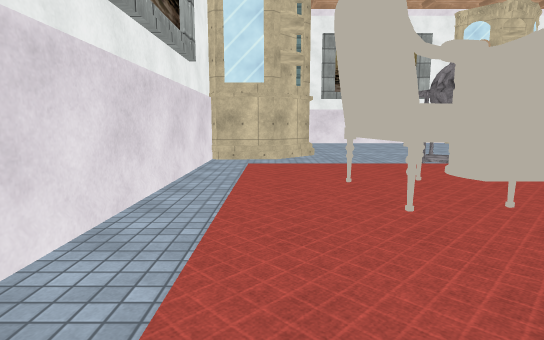
view 1 (above)

22 first-person views from a walk through a 3-D level made in the Unity game engine. The camera is 1.4 m above the floor, tilts 8° down and sees 80° across. The floor is counted in squares, 1 m on a side. Each view is taken from the middle of a square. On the plan, view 1 faces up. The plan holds only what a view shows up to about 15 squares ahead; the rest is blank. The place goes on beyond the plan. Door leaves are left out, so doorways stand open. Some surface patterns are stand-ins.

view 2
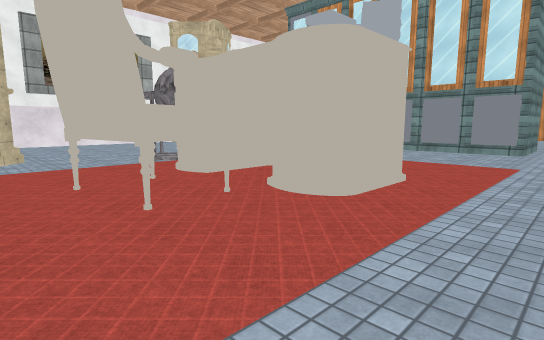

view 3
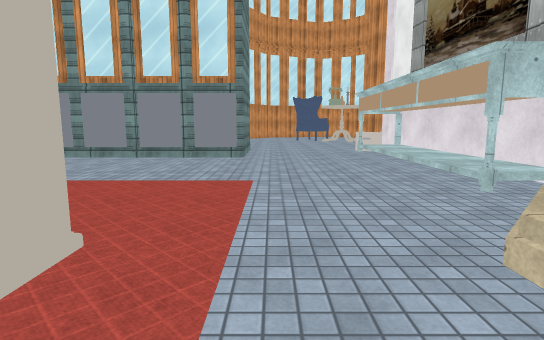

view 4
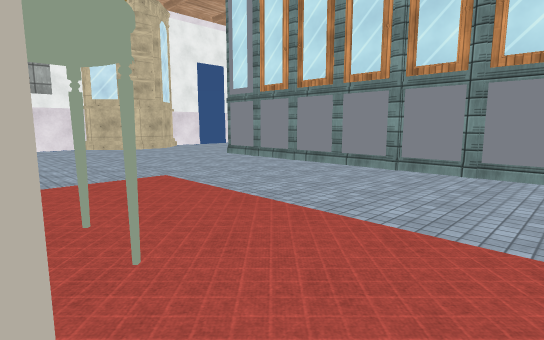

view 5
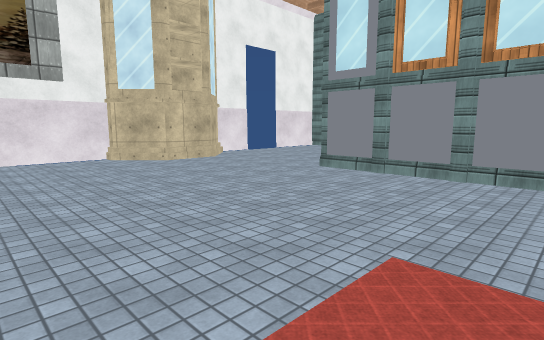

view 6
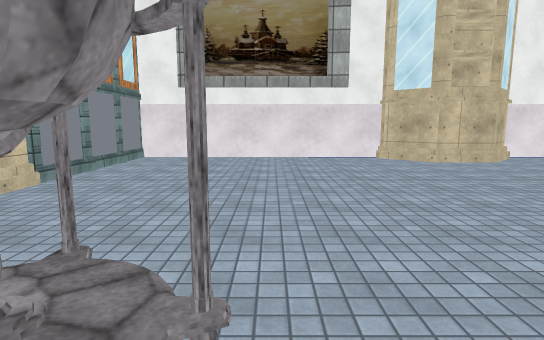

view 7
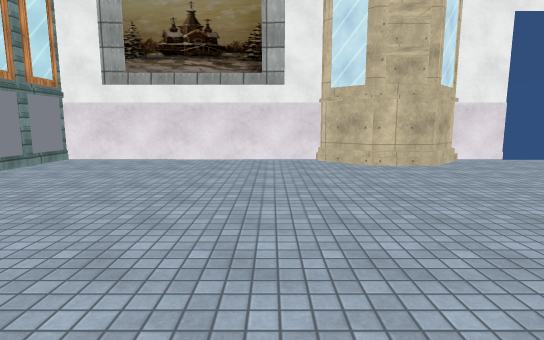

view 8
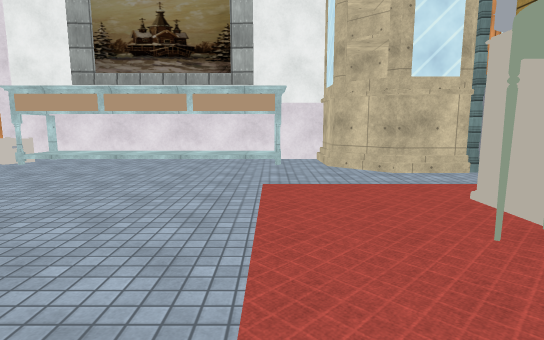

view 9
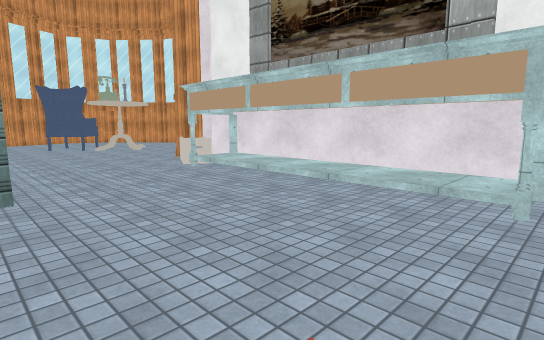

view 10
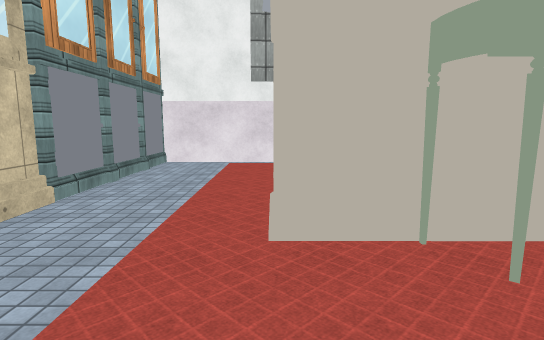

view 11
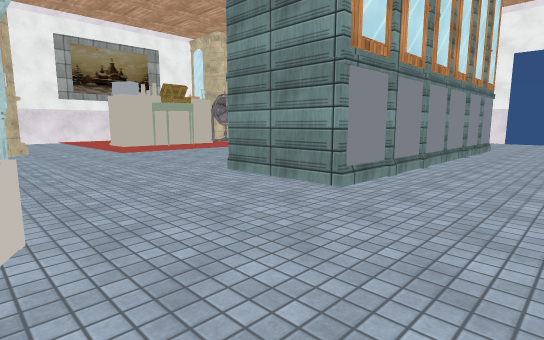

view 12
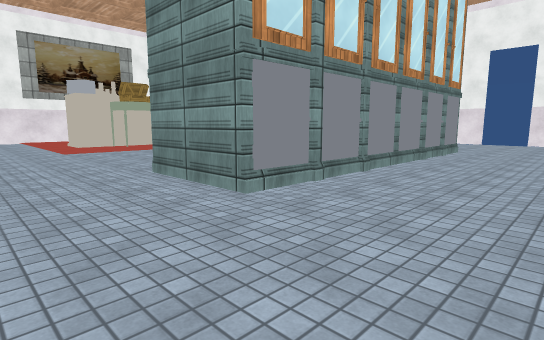

view 13
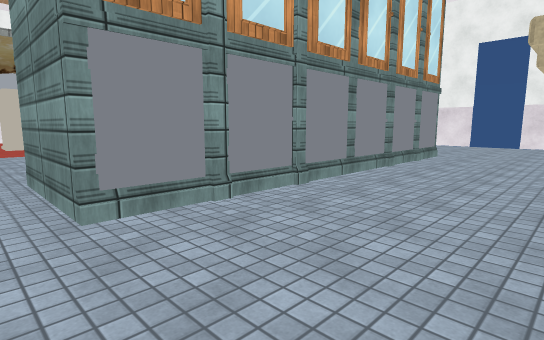

view 14
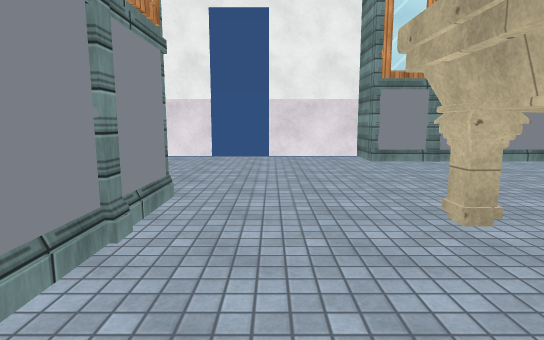

view 15
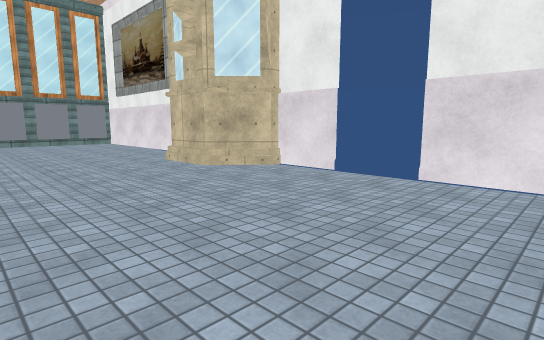

view 16
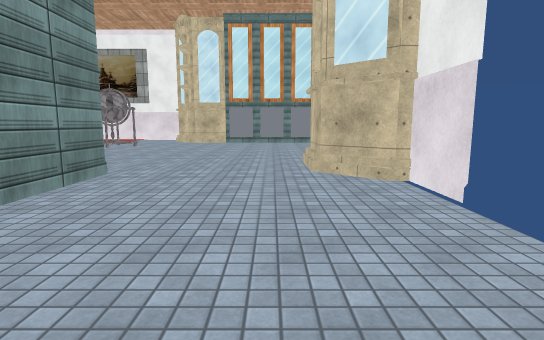

view 17
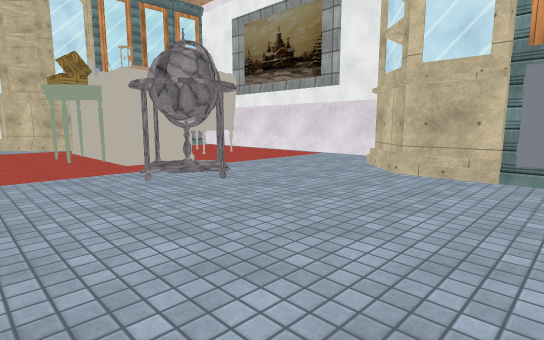

view 18
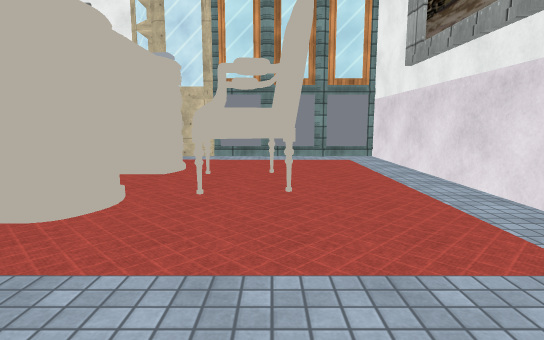

view 19
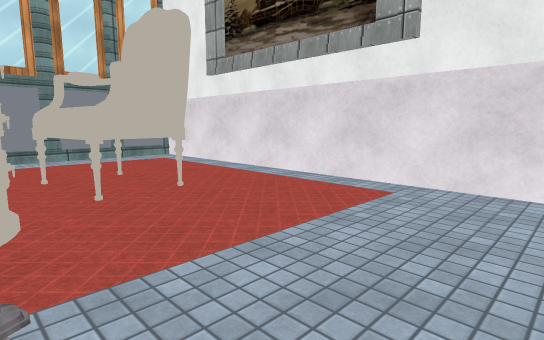

view 20
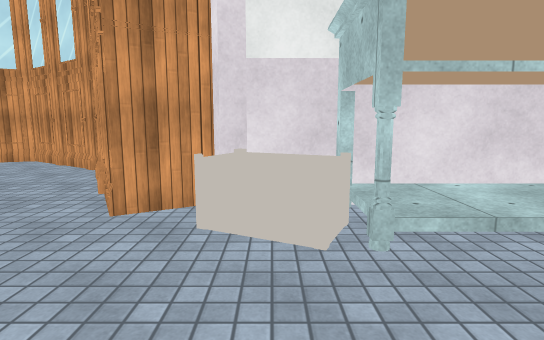

view 21
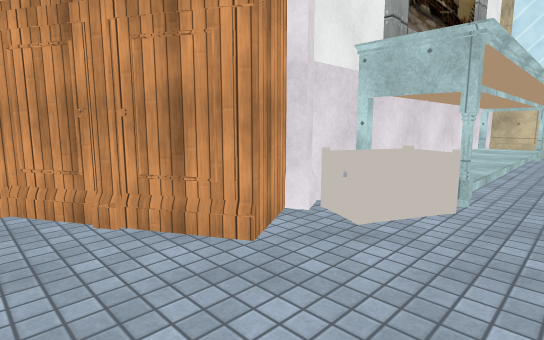

view 22
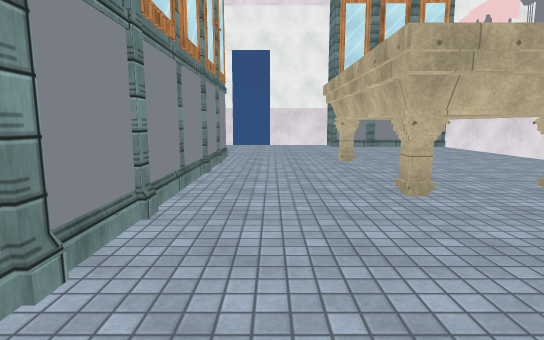

### Floor plan
Key: @ floor where view 1 was taken; # wall or solid block; . main floor; : floor 0.25 m higher than the main floor; + floor 0.5 m higher than the main floor; / step, stairs or slope; D open door; C console; B bookshelf; O other object.
Columns run from 3 left of view 1 to 27 right of it. Each row starts with its distance up from view 1.
 25      ############     ##    ###
 24      #..........##   ##........
 23      #...........##DD#.........
 22      #............DD...........
 21      #.........................
 20      #.........................
 19      #.........................
 18      #.........................
 17      #.........................
 16      #...............#####.....
 15    ###...............#   #....#
 14    DD................#   #....#
 13 ####.................#   #....#
 12 #........#...........#   #....#
 11 #.......###..........#   #....#
 10 #./::::::##:::/......#   #....#
  9 #./:::::###:::/......#   #....#
  8 #./:::::O #:::/......#   #....#
  7 #./::OO:OO#C::/......#   #.....
  6 #./::OO:::#:::/......#   #.....
  5 #./::OOOOO#C::/......#   #.....
  4 #./:::::O #:::/......#   #.....
  3 #./:::::###:::/......#   #.....
  2 #./:::::::::::/......#####.....
  1 #..............................
  0 #..@...........................
 -1 #.##...........................
 -2 ###########D...................
 -3           #D..................
 -4            ##.+++ OO  OOOOO....
 -5             #.###########OOB...
 -6             ####       ####BB..
 -7                             BB.
 -8                              B.
 -9                              B
-10                              BB
-11                               B

Where each view was taken, in squares from view 1:
view 1: 0 up, 0 right, facing up
view 2: 0 up, 0 right, facing up-right
view 3: 1 up, 4 right, facing right
view 4: 2 up, 7 right, facing up-right
view 5: 9 up, 8 right, facing up-right
view 6: 9 up, 8 right, facing up
view 7: 10 up, 11 right, facing up
view 8: 9 up, 11 right, facing down
view 9: 3 up, 10 right, facing down-right
view 10: 3 up, 11 right, facing left
view 11: 4 down, 26 right, facing up-left
view 12: 2 down, 27 right, facing up-left
view 13: 1 up, 27 right, facing up-left
view 14: 10 up, 24 right, facing up
view 15: 16 up, 27 right, facing up-left
view 16: 21 up, 27 right, facing left
view 17: 19 up, 11 right, facing down-left
view 18: 13 up, 2 right, facing down
view 19: 13 up, 5 right, facing down-left
view 20: 0 up, 22 right, facing down
view 21: 2 down, 27 right, facing down-left
view 22: 2 up, 24 right, facing up
